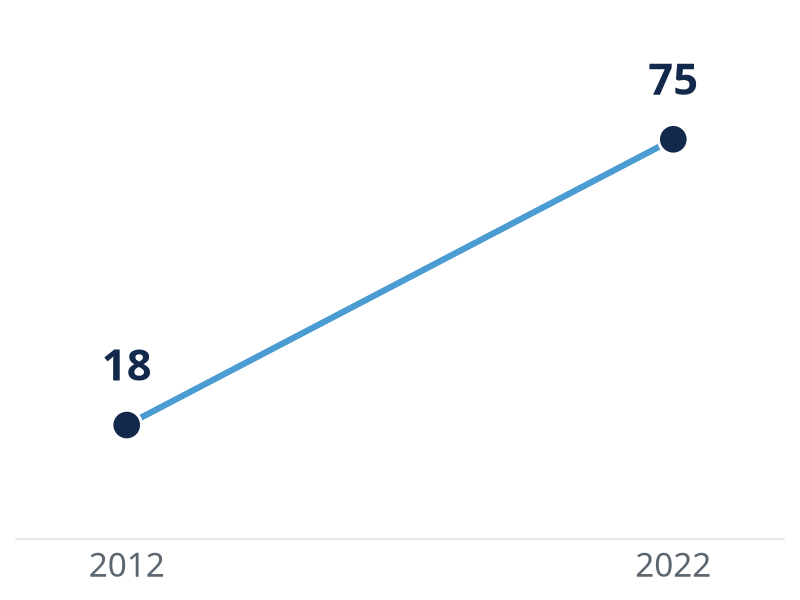
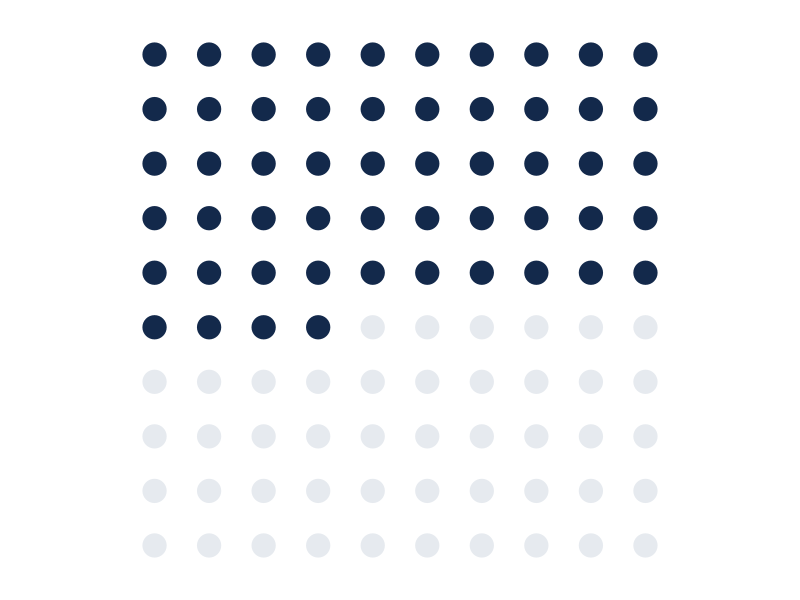
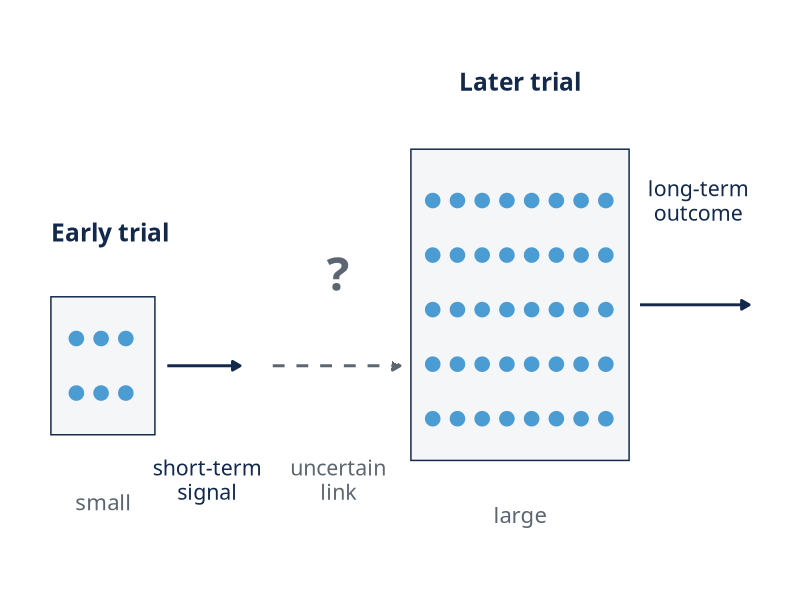

Here is the R script that generated these plots, in order:
# make_fig_opening_visuals.R
# Illustrations for slides 6, 7 and 9 (Section 1). No number appears that is not already on its
# slide. Slides 5 and 8 use native HTML in the qmd instead.
#   images/fig_australia_slope.png  slide 6: two verified endpoints only (Hitchen et al. 2024,
#                                    18 trials in 2012, 75 in 2022), two points and one line,
#                                    no yearly series.
#   images/fig_late_failure_dots.png slide 7: 10 by 10 dots, 54 shaded (Hwang et al. 2016, 54% of 640).
#   images/fig_signal_gap.png       slide 9: schematic, small early trial with a short-term
#                                    readout, large later trial with a long-term readout, joined
#                                    by an arrow marked uncertain. No proportions implied.
# Deck colors: navy #13294B, carolina #4B9CD3, graphite #5B6670, hairline #E6EAEF.
library(ggplot2)
navy <- "#13294B"; car <- "#4B9CD3"; graph <- "#5B6670"; mist <- "#E6EAEF"; fog <- "#F4F6F8"
fam <- "Archivo"
tx <- function(x, y, l, size = 6, col = navy, face = "plain", hj = 0.5)
  annotate("text", x = x, y = y, label = l, size = size, colour = col, fontface = face,
           hjust = hj, family = fam, lineheight = 0.95)
save <- function(p, f, w, h) ggsave(file.path("images", f), p, width = w, height = h, dpi = 250,
                                    bg = "white", device = ragg::agg_png)

# ---- slide 6: two-point slope chart --------------------------------------------
s <- data.frame(year = c(2012, 2022), n = c(18, 75))
p6 <- ggplot(s, aes(year, n)) +
  geom_segment(aes(x = 2012, xend = 2022, y = 18, yend = 75), colour = car, linewidth = 2) +
  geom_point(size = 9, shape = 21, fill = navy, colour = "white", stroke = 1.5) +
  tx(2012, 30, "18", 11, navy, "bold") + tx(2022, 87, "75", 11, navy, "bold") +
  scale_x_continuous(breaks = c(2012, 2022), limits = c(2010.6, 2023.4)) +
  scale_y_continuous(limits = c(0, 95), breaks = NULL) +
  labs(x = NULL, y = NULL) +
  theme_minimal(base_size = 22, base_family = fam) +
  theme(panel.grid = element_blank(), axis.text.x = element_text(colour = graph, size = 24),
        axis.line.x = element_line(colour = mist, linewidth = 0.8))
save(p6, "fig_australia_slope.png", 7.0, 3.6)

# ---- slide 7: 54 of 100 dots ---------------------------------------------------
g <- expand.grid(col = 1:10, row = 10:1)
g$k <- seq_len(nrow(g)); g$fail <- g$k <= 54
p7 <- ggplot(g, aes(col, row)) +
  geom_point(aes(fill = fail), shape = 21, size = 8.2, colour = "white", stroke = 0.6,
             show.legend = FALSE) +
  scale_fill_manual(values = c(`TRUE` = navy, `FALSE` = mist)) +
  coord_fixed(xlim = c(0.5, 10.5), ylim = c(0.5, 10.5)) + theme_void()
save(p7, "fig_late_failure_dots.png", 3.4, 3.4)

# ---- slide 9: early signal to late outcome, link uncertain ----------------------
people <- function(x0, y0, nx, ny, step) {
  d <- expand.grid(i = 0:(nx - 1), j = 0:(ny - 1)); data.frame(x = x0 + d$i * step, y = y0 + d$j * step)
}
e <- people(5.5, 4.2, 3, 2, 3.4); l <- people(54.5, 2.6, 8, 5, 3.4)
p9 <- ggplot() + xlim(0, 100) + ylim(-7, 27) +
  annotate("rect", xmin = 2, xmax = 16.3, ymin = 1.6, ymax = 10.2, fill = fog, colour = navy, linewidth = 0.5) +
  geom_point(data = e, aes(x, y), size = 4.6, colour = car) +
  tx(2, 14.2, "Early trial", 6.2, navy, "bold", 0) + tx(9.2, -2.6, "small", 5.6, graph) +
  annotate("segment", x = 18, xend = 28, y = 5.9, yend = 5.9, colour = navy, linewidth = 1,
           arrow = arrow(length = unit(0.22, "cm"), type = "closed")) +
  tx(23.5, -1.2, "short-term\nsignal", 5.4, navy) +
  annotate("segment", x = 32.5, xend = 50, y = 5.9, yend = 5.9, colour = graph, linewidth = 1,
           linetype = "dashed", arrow = arrow(length = unit(0.22, "cm"), type = "closed")) +
  tx(41.5, 11.6, "?", 12, graph, "bold") + tx(41.5, -1.2, "uncertain\nlink", 5.4, graph) +
  annotate("rect", xmin = 51.5, xmax = 81.5, ymin = 0, ymax = 19.4, fill = fog, colour = navy, linewidth = 0.5) +
  geom_point(data = l, aes(x, y), size = 4.6, colour = car) +
  tx(66.5, 23.6, "Later trial", 6.2, navy, "bold") + tx(66.5, -3.4, "large", 5.6, graph) +
  annotate("segment", x = 83, xend = 98, y = 9.7, yend = 9.7, colour = navy, linewidth = 1,
           arrow = arrow(length = unit(0.22, "cm"), type = "closed")) +
  tx(91, 16.2, "long-term\noutcome", 5.4, navy) +
  theme_void()
save(p9, "fig_signal_gap.png", 7.0, 3.3)
cat("wrote slides 6, 7, 9 figures\n")
